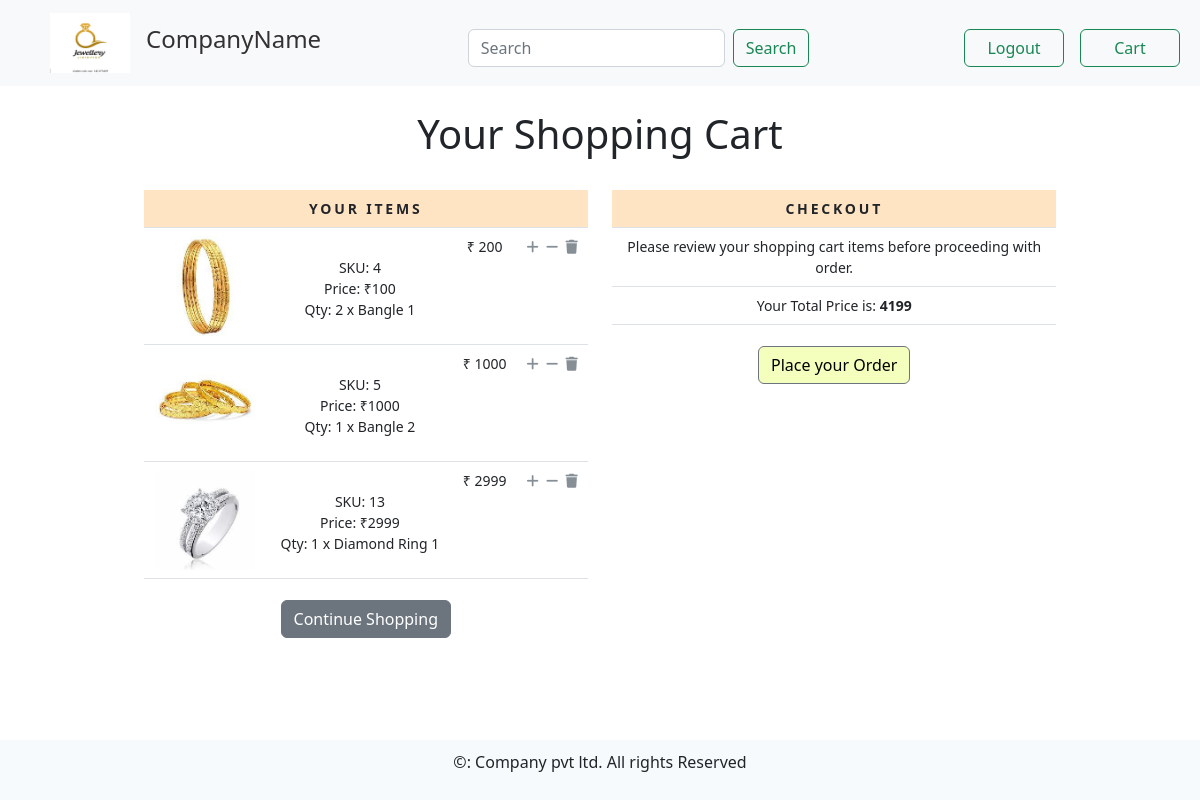
The app's page /cart/ (signed in) with its own data.
### cart/models.py (models this page shows)
class Cart(models.Model):
    user = models.ForeignKey(User, on_delete=models.CASCADE)
    product = models.ForeignKey(Product, on_delete=models.CASCADE)
    quantity = models.IntegerField()
    def sub_total(self):
        return self.product.product_price * self.quantity
    def __str__(self):
        return "{}".format(self.product)

### products/models.py (models this page shows)
class Product(models.Model):
    product_name = models.CharField(max_length=250)
    product_description = models.TextField(null=True, blank=True)
    product_price = models.IntegerField()
    product_discount = models.IntegerField(null=True, blank=True, default=0)
    product_final_price = models.IntegerField()
    product_slug = models.SlugField(unique=True, max_length=250, null=True, blank=True)
    product_category = models.ForeignKey(Category,on_delete=models.SET_NULL, null=True, blank=True)
    product_img = models.ImageField(upload_to='ProductImages', null=True, blank=True)
    stock = models.IntegerField(default=10)
    created = models.DateTimeField(auto_now_add=True)
    updated = models.DateTimeField(auto_now=True)
    objects = ModelManage()
    def __str__(self):
        return self.product_name
    def get_absolute_url(self):
        return reverse("products:product_detail_view", kwargs={'cat':self.product_category.category_slug, 'prd':self.product_slug})

### cart/views.py (the view)
# urls.py: path('', views.cart_detail, name='cart_detail'),
@login_required
def cart_detail(request, total=0, counter=0, cart_items=None):
    try:
        cart_items = Cart.objects.filter(user=request.user)
        for cart_item in cart_items:
            total += cart_item.product.product_price * cart_item.quantity
            counter += cart_item.quantity
    except ObjectDoesNotExist:
        pass
    return render(request, 'cart/cart.html', {'cart_items':cart_items, 'total':total, 'counter':counter})

### templates/cart/cart.html
{% extends 'base.html' %}
{% block content %}
{% if not cart_items %}
<div>
    <div class="text-center"><br>
        <h1 class="text-center my_title">Empty Cart</h1><br>
        <p class="text-center"> Please Click <a href="{% url 'products:home_view' %}">Here</a> to continue shopping</p>
    </div>
</div>
{% else %}
<div>
    <div class="text-center"><br>
        <h1 class="text-center my_title"> Your Shopping Cart </h1><br>
    </div>
</div>
<div class="row mx-auto">
    <div class="col-lg-6 text-center">
        <table class="table my_custom_table">
            <thead class="my_custom_thead">
                <tr>
                    <th colspan="5">Your items</th>
                </tr>
            </thead>
            <tbody>
                {% for cart_item in cart_items %}
                <tr>
                    <td>
                        <a href="{{ cart_item.product.get_absolute_url }}"><img src="{{ cart_item.product.product_img.url }}" alt="" style="width: 100px; height: 100px;" class="float-left rounded custom_image"></a>
                    </td>
                    <td class="text-lef">
                        {{ cart_item.product.name }}<br>
                        SKU: {{ cart_item.product.id }}<br>
                        Price: &#x20B9;{{ cart_item.product.product_price }}<br>
                        Qty: {{ cart_item.quantity }} x  {{ cart_item }}
                    </td>
                    <td>
                        &#x20B9; {{ cart_item.sub_total }}
                    </td>
                    {% if cart_item.quantity < cart_item.product.stock %}
                    <td>
                        <a href="{% url 'cart:add_cart' cart_item.product.id %}" class="custom_a"><i class="fa fa-plus custom_icon"></i></a>
                        &nbsp;<a href="{% url 'cart:cart_remove' cart_item.product.id %}" class="custom_a"><i class="fa fa-minus custom_icon"></i></a>
                        &nbsp;<a href="{% url 'cart:full_remove' cart_item.product.id %}" class="custom_a"><i class="fa fa-trash custom_icon"></i></a>
                    </td>
                    {% else %}
                    <td>
                        &nbsp;<a href="{% url 'cart:cart_remove' cart_item.product.id %}" class="custom_a"><i class="fa fa-minus custom_icon"></i></a>
                        &nbsp;<a href="{% url 'cart:full_remove' cart_item.product.id %}" class="custom_a"><i class="fa fa-trash custom_icon"></i></a>
                    </td>
                    {% endif %}
                </tr>
                {% endfor %}
            </tbody>
        </table>
        <div class="mx-auto">
            <a href="{% url 'products:home_view' %}" class="btn btn-secondary btn-block my_custom_button">Continue Shopping</a>
        </div>
    </div>
    <div class="col-lg-6 text-center">
        <table class="table my_custom_table">
            <thead class="my_custom_thead">
                <tr>
                    <th>Checkout</th>
                </tr>
            </thead>
            <tbody>
                <tr>
                    <td>Please review your shopping cart items before proceeding with order.</td>
                </tr>
                <tr>
                    <td class="text-left">Your Total Price is: <strong>{{ total }}</strong></td>
                </tr>
            </tbody>
        </table>
        <div class="mx-auto">
            <a href="#" class="btn btn-secondary btn-block my_custom_button" style="background : #f5ffbd; color:black;">Place your Order</a>
        </div>
    </div>
</div>
{% endif %}
{% endblock %}

### static/css/cart_style.css (style rules this page uses)
.my_custom_table { min-width: 400px; font-size: 14px; }
.my_custom_thead { font-weight: normal; text-transform: uppercase; letter-spacing: .2em; background-color: bisque; }
.custom_a { text-decoration: none; }
.custom_icon { text-decoration: none; color: #868e96 !important; }
.my_custom_button { margin-top: 5px; }

### records on screen
Cart: product.product_img (picture), product.id "4", product.product_price "100", quantity "2", product.product_name "Bangle 1", sub_total "200"
Cart: product.product_img (picture), product.id "5", product.product_price "1000", quantity "1", product.product_name "Bangle 2", sub_total "1000"
Cart: product.product_img (picture), product.id "13", product.product_price "2999", quantity "1", product.product_name "Diamond Ring 1", sub_total "2999"

### other values on screen
{{ total }} "4199"
